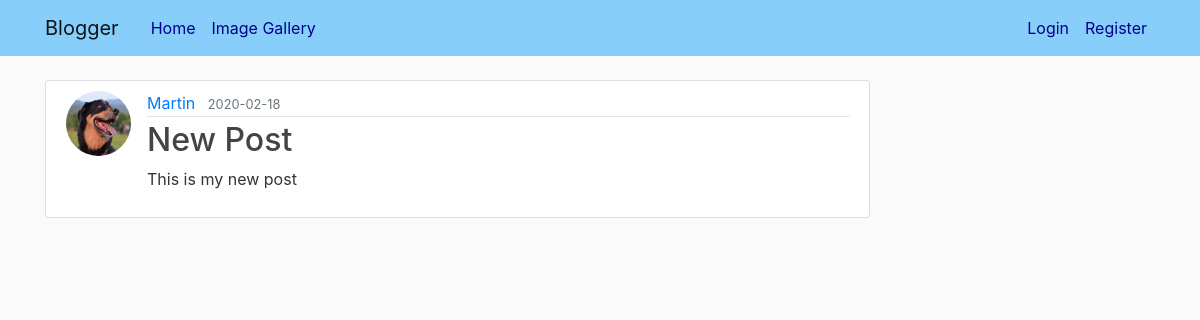
Screenshot of /post/8 with the database file from the repository.
### flaskblog/models.py (models this page shows, shortened)
class User(db.Model, UserMixin):
    id = db.Column(db.Integer, primary_key=True)
    username = db.Column(db.String(20), unique=True, nullable=False)
    email = db.Column(db.String(120), unique=True, nullable=False)
    image_file = db.Column(db.String(20), nullable=False, default='default.jpg')
    password = db.Column(db.String(60), nullable=False)
    posts = db.relationship('Post', backref='author', lazy=True) #backref can be accessed from post
    images = db.relationship('Images', backref='author', lazy=True)

class Post(db.Model):
    id = db.Column(db.Integer, primary_key=True)
    title = db.Column(db.String(100), nullable=False)
    date_posted = db.Column(db.DateTime, nullable=False, default=datetime.utcnow)
    content = db.Column(db.Text, nullable=False)
    user_id = db.Column(db.Integer, db.ForeignKey('user.id'), nullable=False) #table name is automatically lower case model class name

### flaskblog/posts/routes.py (the view)
@posts.route("/post/<int:post_id>")
def post(post_id):
    post = Post.query.get_or_404(post_id)
    return render_template('post.html', title=post.title, post=post)

### flaskblog/templates/post.html (shortened to what this page needs)
{% extends "layout.html" %}
{% block content %}
    <article class="media content-section">
      <img class="rounded-circle article-img" src="{{ url_for('static', filename='profile_pics/' + post.author.image_file) }}">
      <div class="media-body">
        <div class="article-metadata">
          <a class="mr-2" href="{{ url_for('users.user_posts', username=post.author.username) }}">{{ post.author.username }}</a>
          <small class="text-muted">{{ post.date_posted.strftime('%Y-%m-%d') }}</small>
        </div>
        <h2 class="article-title">{{ post.title }}</h2>
        <p class="article-content">{{ post.content }}</p>
      </div>
    </article>
{% endblock content %}

### flaskblog/static/css/main.css (style rules this page uses)
body { background: #fafafa; color: #333333; margin-top: 5rem; }
h1, h2, h3, h4, h5, h6 { color: #444444; }
.content-section { background: #ffffff; padding: 10px 20px; border: 1px solid #dddddd; border-radius: 3px; margin-bottom: 20px; }
.article-title { color: #444444; }
.article-content { white-space: pre-line; }
.article-img { height: 65px; width: 65px; margin-right: 16px; }
.article-metadata { padding-bottom: 1px; margin-bottom: 4px; border-bottom: 1px solid #e3e3e3 }

### rows the page displays
User: image_file (placeholder picture), author.username "Martin"
Post: date_posted "2020-02-18", title "New Post", content "This is my new post"
